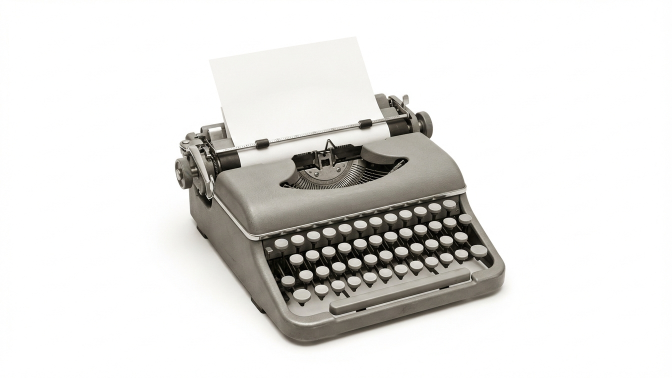
#> input picture sisyphus/src/typewriter.jpg, 1344 x 756 px (shown at 1/2 size)
$ python prep_10.py
#> lines starting #> are read from the running program, lines starting #| are printed output that depends on the picture; after the words box and inside, x2 and y2 are one past the last pixel; in counts of white or black regions, pixels touching at a corner belong together
### sisyphus/basira_engine.py
"""basira_engine.py - torn-paper stop-motion engine for بصيرة videos."""
import os, math, functools
import numpy as np
from PIL import Image, ImageDraw, ImageFont, ImageFilter, ImageEnhance
from scipy import ndimage

W, H, FPS = 1920, 1080, 12
NAVY = (24, 34, 54)
CREAM = (244, 236, 220)
INK = (22, 30, 48)
BRICK = (178, 62, 42)
GOLD = (214, 168, 72)
ROOT = "."
FONT = None

def setup(root, font):
#> called with root = 'proj', font = 'font/ReemKufi-Bold.ttf'
    global ROOT, FONT
    ROOT, FONT = root, font
    for d in ("cut", "bg", "frames"):
        os.makedirs(os.path.join(ROOT, d), exist_ok=True)

# ------------------------------------------------------------------ cut-outs
def cutout(name, src, border=10, seed=7, min_hole=2500, hole_margin=None):
    """White-background illustration -> transparent PNG with a rough cream paper border.
    Big white gaps (between two figures, inside an arm) stay see-through instead of turning white/cream."""
#> called with name = 'typewriter', src = 'src/typewriter.jpg', border = 8, seed = 7, min_hole = 2500
    rng = np.random.default_rng(seed)
    im = Image.open(src).convert("RGB")
#> im is the input picture: PIL image 1344x756 RGB; mean R, G, B 227.1, 226.1, 223.8
    a = np.asarray(im).astype(np.int16)
    white = (a.min(axis=2) > 228) & ((a.max(axis=2) - a.min(axis=2)) < 30)
#> white: shape (756, 1344) bool; 78.6% white; 22 black regions (21 under 20 px), largest, box (x1, y1, x2, y2) and area: (350, 187, 1011, 697) 217674
    lab, _ = ndimage.label(white)
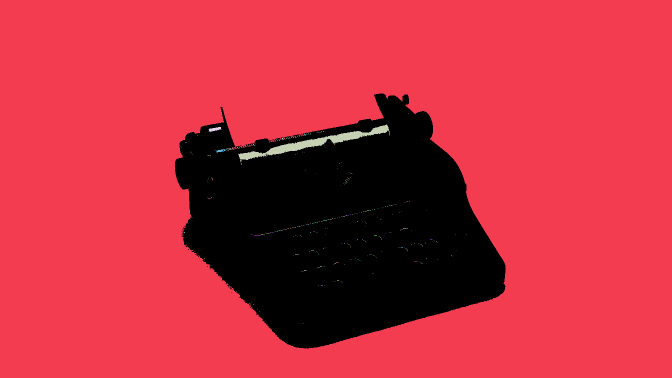
#> lab: shape (756, 1344) int32 (shown at 1/2 size); 350 distinct labels, from 0 to 349; one colour per label, 0 black
    edge = set(np.unique(np.concatenate([lab[0], lab[-1], lab[:, 0], lab[:, -1]]))) - {0}
#> edge = 1 item
    wsz = ndimage.sum(white, lab, range(1, lab.max() + 1))
#> wsz = 349 values, max 793536 at index 0, min 1 at index 1, mean 2287.6
    big_holes = set(np.where(wsz > min_hole)[0] + 1) - edge
#> big_holes = 1 item
    bg = np.isin(lab, list(edge | big_holes))
#> bg: shape (756, 1344) bool; 78.5% white; 22 black regions (21 under 20 px), largest, box (x1, y1, x2, y2) and area: (350, 187, 1011, 697) 218596
    fg = ~bg
    fg = ndimage.binary_opening(fg, iterations=1)
#> fg: shape (756, 1344) bool; 21.5% white; 2 white regions (1 under 20 px), largest, box (x1, y1, x2, y2) and area: (350, 187, 1011, 697) 218399
    lab2, n2 = ndimage.label(fg)
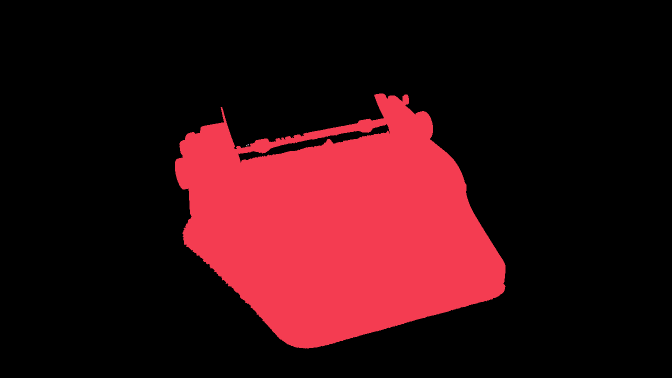
#> lab2: shape (756, 1344) int32 (shown at 1/2 size); 4 distinct labels, from 0 to 3; one colour per label, 0 black
#> n2 = 3
    if n2:
        sizes = ndimage.sum(fg, lab2, range(1, n2 + 1))
#> sizes = [218394, 5, 5]
        fg = np.isin(lab2, np.where(sizes > 400)[0] + 1)
#> fg: shape (756, 1344) bool; 21.5% white; 1 white region, box (x1, y1, x2, y2) and area: (350, 187, 1011, 697) 218394
    fg = ndimage.binary_fill_holes(ndimage.binary_closing(fg, iterations=6)) & ~ndimage.binary_erosion(bg, iterations=8)
#> fg: shape (756, 1344) bool; 21.9% white; 1 white region, box (x1, y1, x2, y2) and area: (350, 187, 1011, 697) 222782
    dist = ndimage.distance_transform_edt(~fg)
    n1 = ndimage.gaussian_filter(rng.standard_normal(fg.shape), 6); n1 /= np.abs(n1).max() + 1e-6
    n2_ = ndimage.gaussian_filter(rng.standard_normal(fg.shape), 1.2); n2_ /= np.abs(n2_).max() + 1e-6
    paper = ndimage.binary_fill_holes(dist <= border + 5 * n1 + 2 * n2_)
#> paper: shape (756, 1344) bool; 23.5% white; 1 white region, box (x1, y1, x2, y2) and area: (341, 178, 1019, 705) 239183
    if hole_margin is None:
        paper &= ~ndimage.binary_erosion(bg, iterations=border + 6)   # keep real gaps see-through
#> paper: shape (756, 1344) bool; 23.5% white; 1 white region, box (x1, y1, x2, y2) and area: (341, 178, 1019, 705) 239179
    else:   # small gaps (inside chain links): only a thin rim of paper around them
        edge_bg = np.isin(lab, list(edge))
        paper &= ~ndimage.binary_erosion(edge_bg, iterations=border + 6)
        holes = bg & ~edge_bg
        paper &= ~ndimage.binary_erosion(holes, iterations=hole_margin)
        fg &= ~ndimage.binary_erosion(holes, iterations=hole_margin)
    rgba = np.zeros(fg.shape + (4,), np.uint8)
    rgba[paper, :3] = CREAM; rgba[paper, 3] = 255
    rgba[fg, :3] = np.asarray(im)[fg]
    ys, xs = np.where(paper)
    y0, y1 = max(ys.min() - 30, 0), ys.max() + 30
#> y0 = 148; y1 = 734
    x0, x1 = max(xs.min() - 30, 0), xs.max() + 30
#> x0 = 311; x1 = 1048
    Image.fromarray(rgba[y0:y1, x0:x1], "RGBA").save(os.path.join(ROOT, "cut", name + ".png"))

def cutout_all(mapping, **kw):
    for k, v in mapping.items():
        cutout(k, v, **kw)

@functools.lru_cache(None)
def load(name):
    return Image.open(os.path.join(ROOT, "cut", name + ".png")).convert("RGBA")

# [32 lines left out: functions scaled, pieces, piece_h, match_orange, not called in this run]

# ------------------------------------------------------------------ textures
_rng = np.random.default_rng(3)
def _texture():
    h, w = H + 200, W + 200
    low = ndimage.gaussian_filter(_rng.standard_normal((h, w)), 40); low /= np.abs(low).max()
    mid = ndimage.gaussian_filter(_rng.standard_normal((h, w)), 3); mid /= np.abs(mid).max()
    fib = np.zeros((h, w))
    for _ in range(900):
        x, y = _rng.integers(0, w), _rng.integers(0, h)
        L = _rng.integers(10, 40); ang = _rng.uniform(0, math.pi)
        for t in range(L):
            xx, yy = int(x + t * math.cos(ang)), int(y + t * math.sin(ang))
            if 0 <= xx < w and 0 <= yy < h: fib[yy, xx] = 1
    return low * 10 + mid * 5 + ndimage.gaussian_filter(fib, 0.7) * 14
TEX = _texture()
_yy, _xx = np.mgrid[0:H, 0:W]
VIG = (1 - 0.38 * (((_xx - W / 2) / (W / 2)) ** 2 + ((_yy - H / 2) / (H / 2)) ** 2) ** 1.2)[..., None]

# [31 lines left out: functions paper_bg, bg_img, image_bg, not called in this run]

# ------------------------------------------------------------------ placing things
def jit(f, seed, px=2.5, deg=0.6):
    r = np.random.default_rng(seed * 7919 + f)
    return r.normal(0, px), r.normal(0, px), r.normal(0, deg)

# [31 lines left out: functions step, safe, paste, walk_in, not called in this run]

def drop_in(canvas, name, h, t, t0, t1, x, y_to, f, seed=4):
    k = step(t, t0, t1)
    paste(canvas, scaled(name, h), x, -h + (y_to + h) * k, seed=seed, f=f)

# [55 lines left out: functions pivot_paste, confetti, water_bands, torn_poly, make_phone, glow_spot, not called in this run]

# ------------------------------------------------------------------ word-by-word labels
class Label:
    """Cream torn strip; words ink in at `times` (when the narrator says them); red_words in brick red."""
    def __init__(self, text, red_words=(), times=(0,), hide=1e9, x=W / 2, y=150, size=78):
        self.text, self.red, self.times, self.hide, self.x, self.y, self.size = text, tuple(red_words), list(times), hide, x, y, size

# [105 lines left out: functions _strip, draw_labels, tear_mask, tear, drain, bolt_layer and 2 more, not called in this run]

def in_any(t, intervals):
    return any(a <= t < b for a, b in intervals)

# ------------------------------------------------------------------ render loop
class Scene:
    """t0..t1 in video seconds. draw(t, f, canvas). bg: None (draw your own) or an RGB colour for paper_bg."""
    def __init__(self, t0, t1, draw, bg=NAVY, dark=0.0, rip=True):
        self.t0, self.t1, self.draw, self.bg, self.dark, self.rip = t0, t1, draw, bg, dark, rip

RIP = 0.5

def scene_canvas(s, t, f):
    c = paper_bg(f, s.bg, s.dark) if s.bg is not None else Image.new("RGBA", (W, H), (0, 0, 0, 255))
    s.draw(t, f, c); return c

# [16 lines left out: function frame, not called in this run]

def render(scenes, labels, dur, frames=None, post=None, out_dir=None):
    for f in (frames if frames is not None else range(int(round(dur * FPS)))):
        frame(f, scenes, labels, dur, post, out_dir)

# [17 lines left out: functions contact_sheet, encode, not called in this run]

### sisyphus/prep_10.py
"""Part 10: cut out the typewriter, the head silhouette and Sisyphus letting go."""
import sys; sys.path.insert(0, ".")
import basira_engine as E
E.setup("proj", "font/ReemKufi-Bold.ttf")
E.cutout("typewriter", "src/typewriter.jpg", border=8)
E.cutout("head_silhouette", "src/head_silhouette.jpg", border=10)
#> call 2 of cutout, with name = 'head_silhouette', src = 'src/head_silhouette.jpg', border = 10, seed = 7, min_hole = 2500
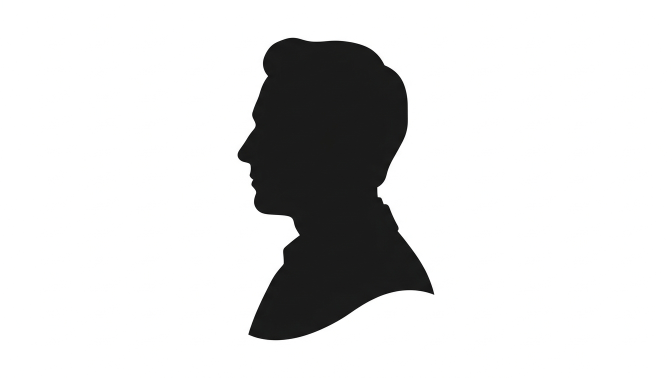
#> input picture sisyphus/src/head_silhouette.jpg, 1344 x 756 px (shown at 1/2 size)
#> in cutout, im is the input picture: PIL image 1344x756 RGB; mean R, G, B 220.5, 220.5, 220.5
#> in cutout (call 2), `white = (a.min(axis=2) > 228) & ((a.max(axis=2) - a.min(axis=2)) < 30)`:
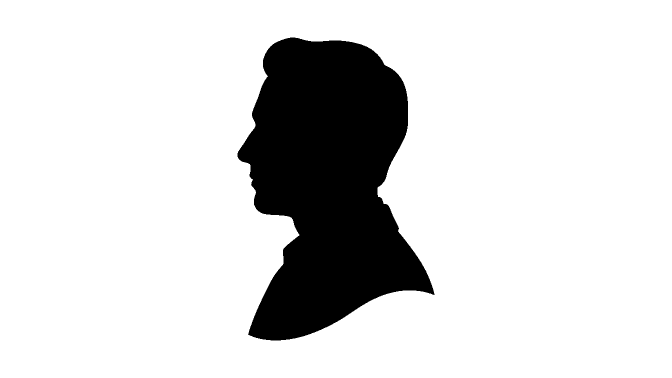
#> white: shape (756, 1344) bool (shown at 1/2 size); 84.9% white; 1 black region, box (x1, y1, x2, y2) and area: (475, 75, 869, 681) 153276
#> in cutout (call 2), `wsz = ndimage.sum(white, lab, range(1, lab.max() + 1))`: wsz = [862788]
#> in cutout (call 2), `big_holes = set(np.where(wsz > min_hole)[0] + 1) - edge`: big_holes = 0 items
#> in cutout (call 2), `fg = ndimage.binary_opening(fg, iterations=1)`: fg: shape (756, 1344) bool; 15.1% white; 1 white region, box (x1, y1, x2, y2) and area: (475, 75, 869, 681) 153274
#> in cutout (call 2), `lab2, n2 = ndimage.label(fg)`: n2 = 1
#> in cutout (call 2), `sizes = ndimage.sum(fg, lab2, range(1, n2 + 1))`: sizes = [153274]
#> in cutout (call 2), `fg = ndimage.binary_fill_holes(ndimage.binary_closing(fg, iterations=6..`: fg: shape (756, 1344) bool; 15.1% white; 1 white region, box (x1, y1, x2, y2) and area: (475, 75, 869, 681) 153345
#> in cutout (call 2), `paper = ndimage.binary_fill_holes(dist <= border + 5 * n1 + 2 * n2_)`: paper: shape (756, 1344) bool; 16.9% white; 1 white region, box (x1, y1, x2, y2) and area: (464, 65, 877, 692) 171958
#> in cutout (call 2), `paper &= ~ndimage.binary_erosion(bg, iterations=border + 6)`: paper: shape (756, 1344) bool; 16.9% white; 1 white region, box (x1, y1, x2, y2) and area: (464, 65, 877, 692) 171949
#> in cutout (call 2), `y0, y1 = max(ys.min() - 30, 0), ys.max() + 30`: y0 = 35; y1 = 721
#> in cutout (call 2), `x0, x1 = max(xs.min() - 30, 0), xs.max() + 30`: x0 = 434; x1 = 906
E.cutout("sis_letgo", "src/sisyphus_letgo.jpg", border=10)
#> call 3 of cutout, with name = 'sis_letgo', src = 'src/sisyphus_letgo.jpg', border = 10, seed = 7, min_hole = 2500
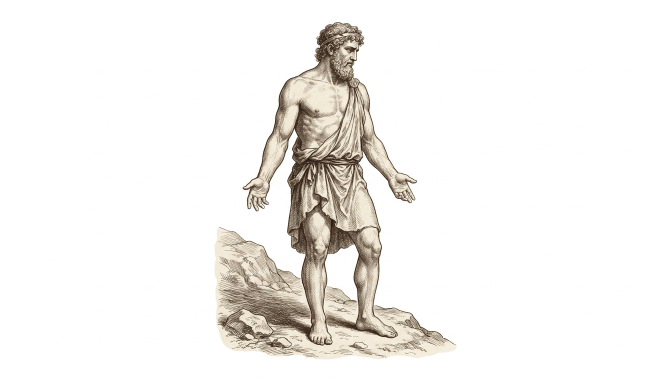
#> input picture sisyphus/src/sisyphus_letgo.jpg, 1344 x 756 px (shown at 1/2 size)
#> in cutout, im is the input picture: PIL image 1344x756 RGB; mean R, G, B 243.9, 242, 239.5
#> in cutout (call 3), `white = (a.min(axis=2) > 228) & ((a.max(axis=2) - a.min(axis=2)) < 30)`: white: shape (756, 1344) bool; 85.2% white; 2 black regions (1 under 20 px), largest, box (x1, y1, x2, y2) and area: (429, 44, 913, 719) 150390
#> in cutout (call 3), `lab, _ = ndimage.label(white)`:
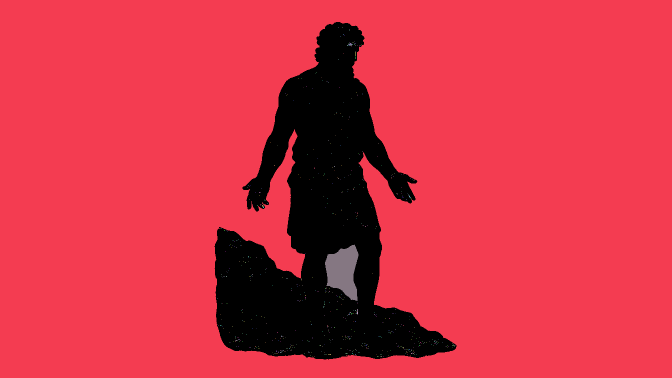
#> lab: shape (756, 1344) int32 (shown at 1/2 size); 630 distinct labels, from 0 to 629; one colour per label, 0 black
#> in cutout (call 3), `wsz = ndimage.sum(white, lab, range(1, lab.max() + 1))`: wsz = 629 values, max 859869 at index 0, min 1 at index 1, mean 1376.3
#> in cutout (call 3), `big_holes = set(np.where(wsz > min_hole)[0] + 1) - edge`: big_holes = 1 item
#> in cutout (call 3), `bg = np.isin(lab, list(edge | big_holes))`: bg: shape (756, 1344) bool; 85.1% white; 2 black regions (1 under 20 px), largest, box (x1, y1, x2, y2) and area: (429, 44, 913, 719) 151219
#> in cutout (call 3), `fg = ndimage.binary_opening(fg, iterations=1)`: fg: shape (756, 1344) bool; 14.9% white; 1 white region, box (x1, y1, x2, y2) and area: (429, 44, 913, 719) 151207
#> in cutout (call 3), `sizes = ndimage.sum(fg, lab2, range(1, n2 + 1))`: sizes = [151207]
#> in cutout (call 3), `fg = ndimage.binary_fill_holes(ndimage.binary_closing(fg, iterations=6..`: fg: shape (756, 1344) bool; 15.2% white; 1 white region, box (x1, y1, x2, y2) and area: (429, 44, 913, 719) 154123
#> in cutout (call 3), `paper = ndimage.binary_fill_holes(dist <= border + 5 * n1 + 2 * n2_)`: paper: shape (756, 1344) bool; 18.3% white; 1 white region, box (x1, y1, x2, y2) and area: (417, 34, 923, 728) 185828
#> in cutout (call 3), `paper &= ~ndimage.binary_erosion(bg, iterations=border + 6)`: paper: shape (756, 1344) bool; 18.2% white; 1 white region, box (x1, y1, x2, y2) and area: (417, 34, 923, 728) 184566
#> in cutout (call 3), `y0, y1 = max(ys.min() - 30, 0), ys.max() + 30`: y0 = 4; y1 = 757
#> in cutout (call 3), `x0, x1 = max(xs.min() - 30, 0), xs.max() + 30`: x0 = 387; x1 = 952
#> in cutout (call 3), `Image.fromarray(rgba[y0:y1, x0:x1], "RGBA").save(os.path.join(ROOT, "c..`:
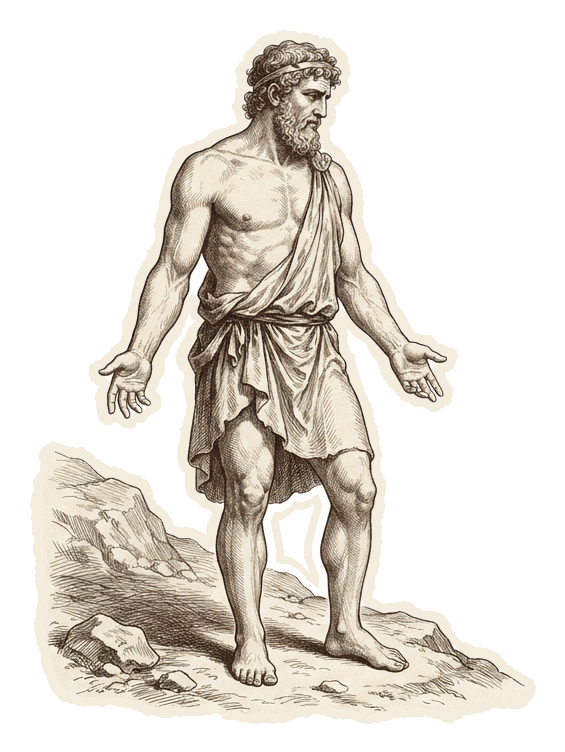
#> saved as sis_letgo.png: PIL image 565x752 RGBA; mean R, G, B, A 83.7, 78.7, 71.5, 110.8; transparent parts drawn white
